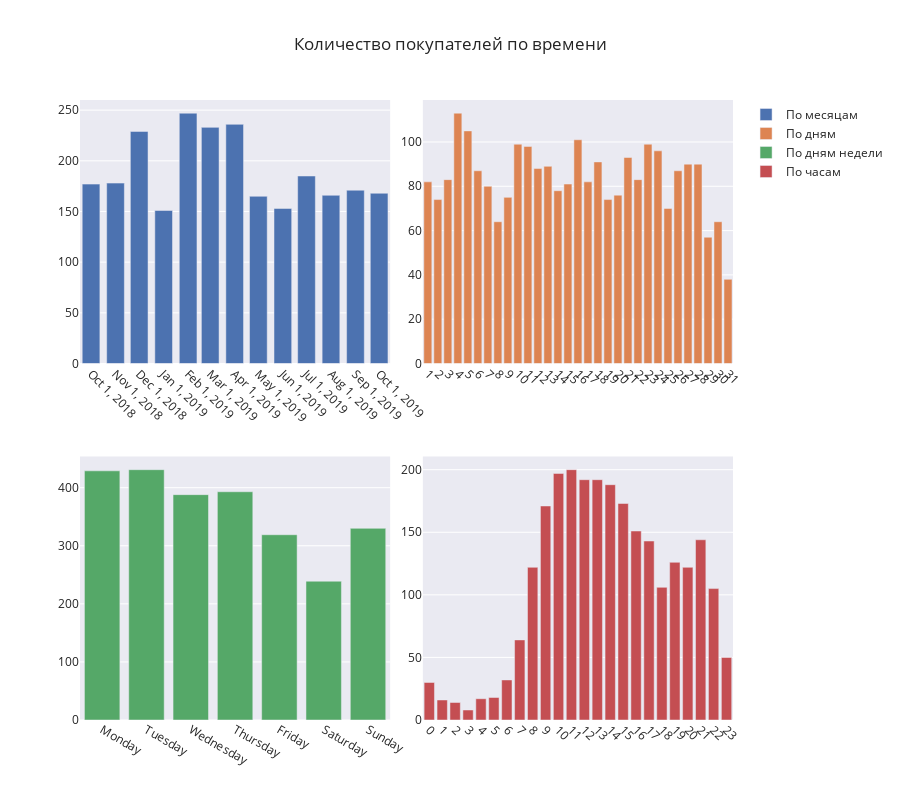

Here is the notebook cell this chart was saved with:
### Code cell
fig = plot_bar_nm(2, 2, customers_params)

fig.update_xaxes(tickangle=45, tickvals = customers_pivot_by_month['month'], showgrid=False, row=1, col=1)
fig.update_xaxes(tickangle=45, tickvals = customers_pivot_by_day['day'], showgrid=False, row=1, col=2)
fig.update_xaxes(showgrid=False, row=2, col=1)
fig.update_xaxes(tickangle=45, tickvals = customers_pivot_by_hour['hour'], showgrid=False, row=2, col=2)

fig.update_layout(title_text='Количество покупателей по времени', height=800)
fig.show()

### Figure 1 — Plotly figure (JSON) as saved in the notebook; plotly's stock layout.template omitted (floating-point values rounded to 4 significant figures)
{"data": [{"hoverinfo": "y", "name": "По месяцам", "type": "bar", "x": ["2018-10-01T00:00:00", "2018-11-01T00:00:00", "2018-12-01T00:00:00", "2019-01-01T00:00:00", "2019-02-01T00:00:00", "2019-03-01T00:00:00", "2019-04-01T00:00:00", "2019-05-01T00:00:00", "2019-06-01T00:00:00", "2019-07-01T00:00:00", "2019-08-01T00:00:00", "2019-09-01T00:00:00", "2019-10-01T00:00:00"], "xaxis": "x", "y": [177, 178, 229, 151, 247, 233, 236, 165, 153, 185, 166, 171, 168], "yaxis": "y"}, {"hoverinfo": "y", "name": "По дням", "type": "bar", "x": [1, 2, 3, 4, 5, 6, 7, 8, 9, 10, 11, 12, 13, 14, 15, 16, 17, 18, 19, 20, 21, 22, 23, 24, 25, 26, 27, 28, 29, 30, 31], "xaxis": "x2", "y": [82, 74, 83, 113, 105, 87, 80, 64, 75, 99, 98, 88, 89, 78, 81, 101, 82, 91, 74, 76, 93, 83, 99, 96, 70, 87, 90, 90, 57, 64, 38], "yaxis": "y2"}, {"hoverinfo": "y", "name": "По дням недели", "type": "bar", "x": ["Monday", "Tuesday", "Wednesday", "Thursday", "Friday", "Saturday", "Sunday"], "xaxis": "x3", "y": [429, 431, 388, 393, 319, 239, 330], "yaxis": "y3"}, {"hoverinfo": "y", "name": "По часам", "type": "bar", "x": [0, 1, 2, 3, 4, 5, 6, 7, 8, 9, 10, 11, 12, 13, 14, 15, 16, 17, 18, 19, 20, 21, 22, 23], "xaxis": "x4", "y": [30, 16, 14, 8, 17, 18, 32, 64, 122, 171, 197, 200, 192, 192, 188, 173, 151, 143, 106, 126, 122, 144, 105, 50], "yaxis": "y4"}], "layout": {"height": 800, "title": {"text": "Количество покупателей по времени"}, "xaxis": {"anchor": "y", "domain": [0, 0.475], "showgrid": false, "tickangle": 45, "tickvals": ["2018-10-01T00:00:00", "2018-11-01T00:00:00", "2018-12-01T00:00:00", "2019-01-01T00:00:00", "2019-02-01T00:00:00", "2019-03-01T00:00:00", "2019-04-01T00:00:00", "2019-05-01T00:00:00", "2019-06-01T00:00:00", "2019-07-01T00:00:00", "2019-08-01T00:00:00", "2019-09-01T00:00:00", "2019-10-01T00:00:00"]}, "xaxis2": {"anchor": "y2", "domain": [0.525, 1], "showgrid": false, "tickangle": 45, "tickvals": [1, 2, 3, 4, 5, 6, 7, 8, 9, 10, 11, 12, 13, 14, 15, 16, 17, 18, 19, 20, 21, 22, 23, 24, 25, 26, 27, 28, 29, 30, 31]}, "xaxis3": {"anchor": "y3", "domain": [0, 0.475], "showgrid": false}, "xaxis4": {"anchor": "y4", "domain": [0.525, 1], "showgrid": false, "tickangle": 45, "tickvals": [0, 1, 2, 3, 4, 5, 6, 7, 8, 9, 10, 11, 12, 13, 14, 15, 16, 17, 18, 19, 20, 21, 22, 23]}, "yaxis": {"anchor": "x", "domain": [0.575, 1]}, "yaxis2": {"anchor": "x2", "domain": [0.575, 1]}, "yaxis3": {"anchor": "x3", "domain": [0, 0.425]}, "yaxis4": {"anchor": "x4", "domain": [0, 0.425]}}}
